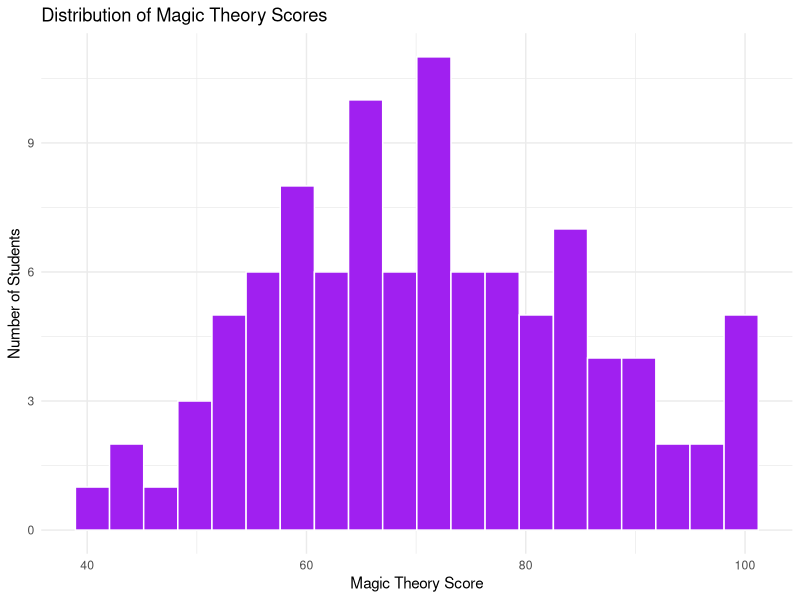
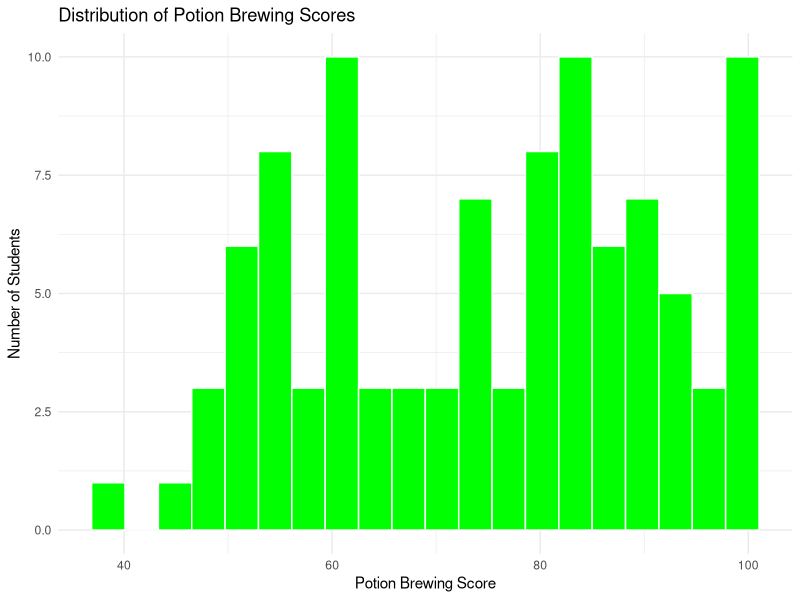

Write R code to recreate these figures, in order. (Note: this script raises an error after producing the figures.)
# 🔮 Day 2 - Spell 9: Histogram Stories

# 🎈 Activity: Distribution Detective
# 📊 Shape Detective: Create histograms to reveal hidden patterns!

# Load our visualization magic
library(ggplot2)
library(dplyr)

# Create data about magical test scores
magic_test_scores <- data.frame(
  student_id = 1:100,
  magic_theory = rnorm(100, mean = 75, sd = 15),
  potion_brewing = c(rnorm(50, mean = 85, sd = 10), rnorm(50, mean = 65, sd = 12)),
  spell_casting = rbeta(100, shape1 = 2, shape2 = 5) * 100,
  dragon_care = rexp(100, rate = 0.02) + 50
)

# Clean up the scores (make sure they're between 0-100)
magic_test_scores <- magic_test_scores %>%
  mutate(
    magic_theory = pmax(0, pmin(100, magic_theory)),
    potion_brewing = pmax(0, pmin(100, potion_brewing)),
    spell_casting = pmax(0, pmin(100, spell_casting)),
    dragon_care = pmax(0, pmin(100, dragon_care))
  )

print("🧙♀️ Magic Test Scores Dataset (first 10 students):")
print(head(magic_test_scores, 10))

# 🎯 Challenge 1: Basic histogram
print("\n1️⃣ Basic Histogram Magic:")

# Create a histogram of magic theory scores
theory_hist <- ggplot(magic_test_scores, aes(x = magic_theory)) +
  geom_histogram(bins = 20, fill = "purple", color = "white") +
  labs(title = "Distribution of Magic Theory Scores",
       x = "Magic Theory Score", 
       y = "Number of Students") +
  theme_minimal()

print(theory_hist)

# 🔍 What does this shape tell us?
print("🔍 Shape Detective Analysis:")
print("Magic theory scores look like a bell curve (normal distribution)")
print("Most students scored around 75, with fewer getting very high or very low scores")

########################################################

# 🎯 Challenge 2: Compare different subjects
print("\n2️⃣ Compare Different Subjects:")

# Potion brewing histogram  
potion_hist <- ggplot(magic_test_scores, aes(x = potion_brewing)) +
  geom_histogram(bins = 20, fill = "green", color = "white") +
  labs(title = "Distribution of Potion Brewing Scores",
       x = "Potion Brewing Score", y = "Number of Students") +
  theme_minimal()

print(potion_hist)

# Your turn: Create a histogram for spell casting
spell_hist <- ggplot(magic_test_scores, aes(x = ...)) +
  geom_histogram(bins = 20, fill = "...", color = "white") +
  labs(title = "Distribution of ... Scores",
       x = "... Score", y = "Number of Students") +
  theme_minimal()

print(spell_hist)

########################################################

# 🎯 Challenge 3: Histogram with different bin sizes
print("\n3️⃣ Experimenting with Bin Sizes:")

# Few bins (chunky)
chunky_hist <- ggplot(magic_test_scores, aes(x = magic_theory)) +
  geom_histogram(bins = 5, fill = "red", alpha = 0.7) +
  labs(title = "Magic Theory - Few Bins (Chunky)", x = "Score") +
  theme_minimal()

print(chunky_hist)

# Many bins (detailed)
detailed_hist <- ggplot(magic_test_scores, aes(x = magic_theory)) +
  geom_histogram(bins = 50, fill = "blue", alpha = 0.7) +
  labs(title = "Magic Theory - Many Bins (Detailed)", x = "Score") +
  theme_minimal()

print(detailed_hist)

# Your turn: Try different bin numbers for dragon care
dragon_hist <- ggplot(magic_test_scores, aes(x = dragon_care)) +
  geom_histogram(bins = ..., fill = "orange", alpha = 0.7) +
  labs(title = "Dragon Care Scores", x = "Score") +
  theme_minimal()

print(dragon_hist)

########################################################

# 🎯 Challenge 4: Side-by-side comparison
print("\n4️⃣ Side-by-Side Comparison:")

# Let's create a long format for easy comparison
library(tidyr)
scores_long <- magic_test_scores %>%
  select(-student_id) %>%
  pivot_longer(cols = everything(), 
               names_to = "subject", 
               values_to = "score")

# Create faceted histograms
faceted_hist <- ggplot(scores_long, aes(x = score)) +
  geom_histogram(bins = 20, fill = "skyblue", color = "white") +
  facet_wrap(~ subject, scales = "free") +
  labs(title = "Score Distributions by Subject",
       x = "Score", y = "Count") +
  theme_minimal()

print(faceted_hist)

########################################################

# ✨ Advanced Challenge: Overlapping histograms
print("\n✨ Advanced Challenge - Overlapping Histograms:")

# Compare two subjects on the same plot
comparison_data <- magic_test_scores %>%
  select(magic_theory, potion_brewing) %>%
  pivot_longer(cols = everything(), 
               names_to = "subject", 
               values_to = "score")

overlay_hist <- ggplot(comparison_data, aes(x = score, fill = subject)) +
  geom_histogram(alpha = 0.6, position = "identity", bins = 20) +
  scale_fill_manual(values = c("purple", "green")) +
  labs(title = "Magic Theory vs Potion Brewing Scores",
       x = "Score", y = "Count", fill = "Subject") +
  theme_minimal()

print(overlay_hist)

########################################################

# 🎯 Your Data Detective Mission:
print("\n🕵️ Your Data Detective Mission:")
print("Look at each histogram and answer:")
print("1. What shape do you see? (bell curve, skewed, flat, etc.)")
print("2. Where do most students score?")
print("3. Are there any outliers (very high or low scores)?")
print("4. Which subject has the most consistent scores?")
print("5. Which subject shows the biggest variation?")

# Create summary statistics to help
summary_stats <- magic_test_scores %>%
  summarize(
    Magic_Theory_Avg = round(mean(magic_theory), 1),
    Magic_Theory_SD = round(sd(magic_theory), 1),
    Potion_Avg = round(mean(potion_brewing), 1),
    Potion_SD = round(sd(potion_brewing), 1),
    Spell_Avg = round(mean(spell_casting), 1),
    Spell_SD = round(sd(spell_casting), 1),
    Dragon_Avg = round(mean(dragon_care), 1),
    Dragon_SD = round(sd(dragon_care), 1)
  )

print("📊 Summary Statistics (Avg = Average, SD = Standard Deviation):")
print(summary_stats)

# 💡 Memory Tip:
# - Histograms show the SHAPE of your data
# - geom_histogram() creates histograms in ggplot2
# - bins= controls how many bars you see
# - Bell curve = most values in the middle
# - Skewed = lopsided (more values on one side)
# - Standard deviation tells you how spread out the data is